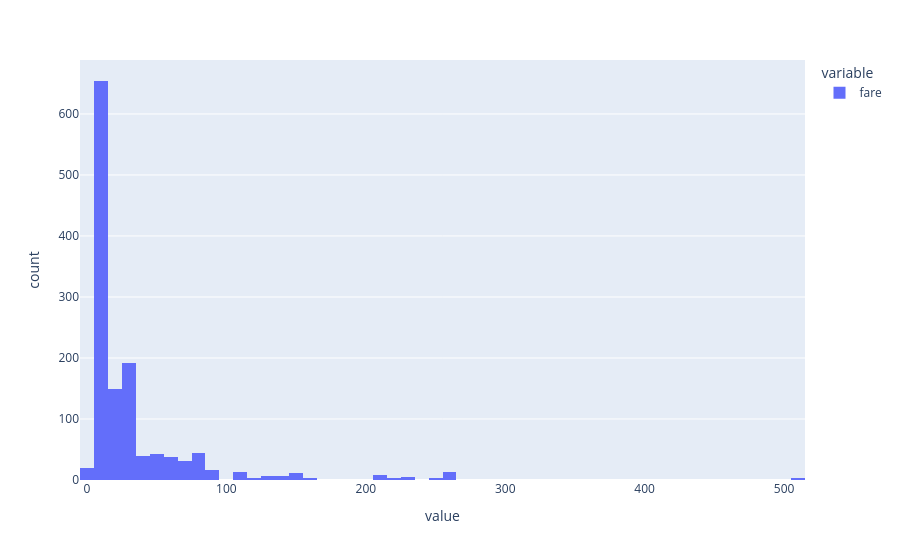

Notebook cell for this chart:
### Code cell
px.histogram(data.fare)

### Figure 1 — Plotly figure (JSON) as saved in the notebook; plotly's stock layout.template omitted (floating-point values rounded to 4 significant figures; data arrays with more than 128 entries replaced by an {"elided": "..."} marker saying what was removed)
{"data": [{"alignmentgroup": "True", "bingroup": "x", "hovertemplate": "variable=fare<br>value=%{x}<br>count=%{y}<extra></extra>", "legendgroup": "fare", "marker": {"color": "#636efa", "pattern": {"shape": ""}}, "name": "fare", "offsetgroup": "fare", "orientation": "v", "showlegend": true, "type": "histogram", "x": {"elided": "1309 float values"}, "xaxis": "x", "yaxis": "y"}], "layout": {"barmode": "relative", "legend": {"title": {"text": "variable"}, "tracegroupgap": 0}, "margin": {"t": 60}, "xaxis": {"anchor": "y", "domain": [0, 1], "title": {"text": "value"}}, "yaxis": {"anchor": "x", "domain": [0, 1], "title": {"text": "count"}}}}
